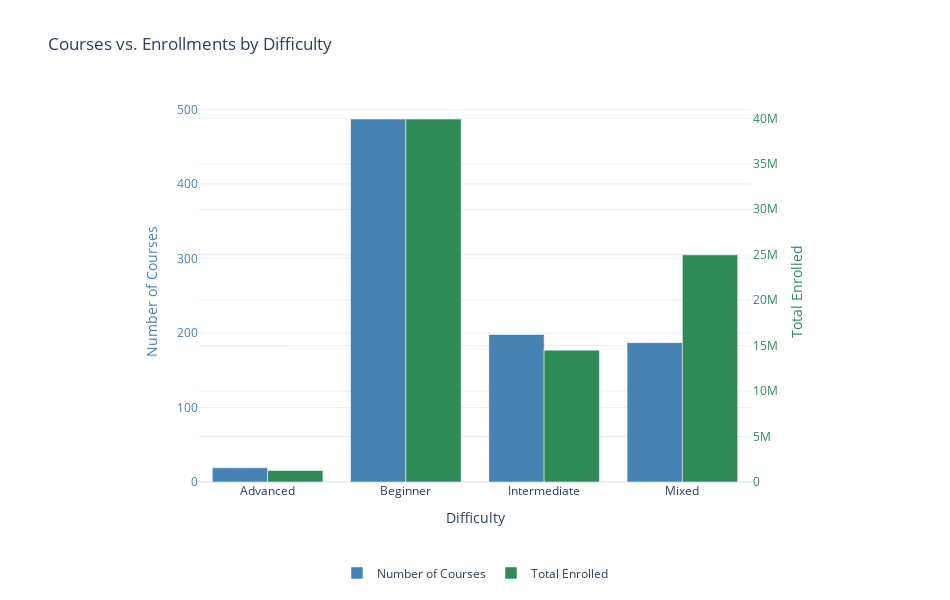

Write notebook code for a chart like this one.
### Markdown cell above
### Courses vs Enrollments

### Code cell
grouped = (
    df.groupby("course_difficulty")
      .agg(
          num_courses=("course_title", "count"),
          total_enrolled=("course_students_enrolled", "sum")
      )
      .reset_index()
)

fig = go.Figure()

fig.add_trace(
    go.Bar(
        name='Number of Courses',
        x=grouped['course_difficulty'],
        y=grouped['num_courses'],
        offsetgroup=1,          # Ensure it sits side by side, not overlapping
        marker_color='steelblue'
    )
)

fig.add_trace(
    go.Bar(
        name='Total Enrolled',
        x=grouped['course_difficulty'],
        y=grouped['total_enrolled'],
        offsetgroup=2,          # Different offset group, so it aligns side by side
        yaxis='y2',             # Ties this bar to the second y-axis
        marker_color='seagreen'
    )
)

fig.update_layout(
    template='plotly_white',
    title='Courses vs. Enrollments by Difficulty',
    barmode='group',             # Grouped bars (not stacked)
    width=950,
    height=600,
    
    # The x-axis domain goes from 0.15 to 0.85 so there's room on the right
    # for the second y-axis. Adjust if needed.
    xaxis=dict(
        domain=[0.15, 0.85],
        title='Difficulty'
    ),
    
    # Left y-axis: number of courses
    yaxis=dict(
        title='Number of Courses',
        titlefont=dict(color='steelblue'),
        tickfont=dict(color='steelblue')
    ),
    
    # Right y-axis: total enrolled
    yaxis2=dict(
        title='Total Enrolled',
        titlefont=dict(color='seagreen'),
        tickfont=dict(color='seagreen'),
        overlaying='y',         # Overlay on the same plot area
        side='right',           # Place ticks on the right
        anchor='free',          # "Free" axis positioning
        position=0.85           # Position it near the right edge
    ),
    
    legend=dict(
        orientation='h',
        y=-0.2,
        x=0.5,
        xanchor='center'
    )
)

fig.show()

### Figure 1 — Plotly figure (JSON) as saved in the notebook; plotly's stock layout.template omitted (floating-point values rounded to 4 significant figures)
{"data": [{"marker": {"color": "steelblue"}, "name": "Number of Courses", "offsetgroup": "1", "type": "bar", "x": ["Advanced", "Beginner", "Intermediate", "Mixed"], "y": [19, 487, 198, 187]}, {"marker": {"color": "seagreen"}, "name": "Total Enrolled", "offsetgroup": "2", "type": "bar", "x": ["Advanced", "Beginner", "Intermediate", "Mixed"], "y": [1264400, 39921800, 14506300, 24989400], "yaxis": "y2"}], "layout": {"barmode": "group", "height": 600, "legend": {"orientation": "h", "x": 0.5, "xanchor": "center", "y": -0.2}, "title": {"text": "Courses vs. Enrollments by Difficulty"}, "width": 950, "xaxis": {"domain": [0.15, 0.85], "title": {"text": "Difficulty"}}, "yaxis": {"tickfont": {"color": "steelblue"}, "title": {"font": {"color": "steelblue"}, "text": "Number of Courses"}}, "yaxis2": {"anchor": "free", "overlaying": "y", "position": 0.85, "side": "right", "tickfont": {"color": "seagreen"}, "title": {"font": {"color": "seagreen"}, "text": "Total Enrolled"}}}}
